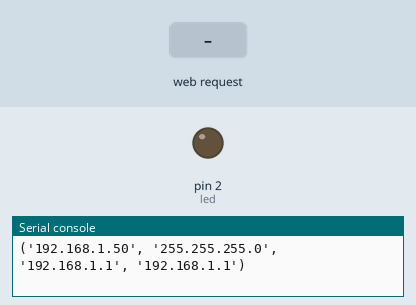
Simulated run of this program. Board: MicroPython board. On the bench: output pins drawn as LEDs (lit = HIGH), the last lines printed to the serial console. The inputs (shaded band) are chosen by the test bench. Values from a settings file that is not in the repository are placeholders.

Above: at 2.7 s.
2.8 s: HTTP request GET / received
At 10.15 s:
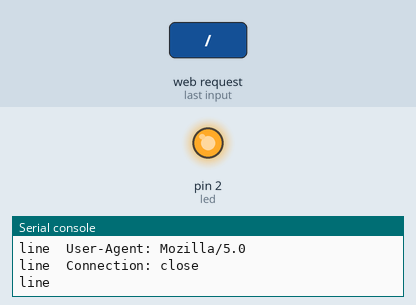
Timing chart, 0 to 10.3 s (numbered marks = the images above; inputs shaded):
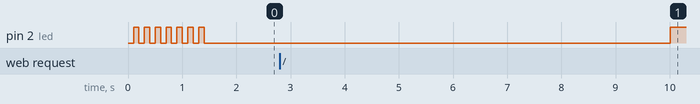

The program:

main.py
```python
import network
import utime
import machine

import nbwebserver
from timeout import Timeout
import wifi_config

# ------------------------------------------------------------------------
# configure LED - pin number will be different on different boards
# ------------------------------------------------------------------------

led = machine.Pin(2, machine.Pin.OUT)
led.value(1)


# ------------------------------------------------------------------------
# connect to network
# ------------------------------------------------------------------------

timeout = Timeout(10000)

net = network.WLAN(network.STA_IF)
net.active(True)
net.connect(wifi_config.wifi_ssid, wifi_config.wifi_pw)

while not net.isconnected():
    led.value(not led.value())
    utime.sleep_ms(100)
    if timeout.hasExpired():
        machine.reset()

print(net.ifconfig())


# ------------------------------------------------------------------------
# start webserver
# ------------------------------------------------------------------------

# create webserver
server = nbwebserver.WebServer()

rate = 1000

# handler for /led requests


def ledHandler(request, response):
    global rate
    print(request.header)
    print(request.query)
    r = request.query.get("rate")
    if r is not None:
        rate = int(r)
        response.sendOK()
    else:
        response.sendResponse(400)


# add handler to server
server.AddHandler("/led", ledHandler)

# start the server listening for connections
server.Start()

# loop forever updating webserver, and doing what else needs to be done

while True:
    server.Update()
    utime.sleep_ms(10)
    if timeout.hasExpired():
        timeout = Timeout(rate)
        led.value(not led.value())
```

nbwebserver.py
```python
import errno
import usocket as socket
from timeout import Timeout


_nberrors = [errno.ETIMEDOUT, errno.EAGAIN, errno.EINPROGRESS, 118, 119]


def _nb_accept(sock):
    try:
        s, addr = sock.accept()
        s.setblocking(False)
        return s, addr, True
    except OSError as err:
        if err.args[0] in _nberrors:
            return None, None, False
        raise


def _nb_recv(sock, size):
    try:
        data = sock.recv(size)
        return data, True
    except OSError as err:
        if err.args[0] in _nberrors:
            return None, False
        raise


def _nb_send(sock, data):
    try:
        sent = sock.send(data)
        return sent, True
    except OSError as err:
        if err.args[0] in _nberrors:
            return None, False
        raise


class WebServer:
    def __init__(self, port=80):
        self._listenAddr = socket.getaddrinfo('0.0.0.0', port)[0][-1]
        self._activeRequests = []
        self._requestHandlers = {}
        self._listenSocket = socket.socket()

    def Start(self):
        self._listenSocket.setblocking(False)
        self._listenSocket.setsockopt(
            socket.SOL_SOCKET, socket.SO_REUSEADDR, 1)
        self._listenSocket.bind(self._listenAddr)
        self._listenSocket.listen(1)

    def Update(self):
        sock, addr, ok = _nb_accept(self._listenSocket)
        if ok:
            r = Request(sock, addr, self._requestHandlers)
            self._activeRequests.append(r)

        for i in range(len(self._activeRequests)-1, -1, -1):
            if self._activeRequests[i].Update() == Request.MODE_DONE:
                del self._activeRequests[i]

    def AddHandler(self, path, handler):
        self._requestHandlers[path] = handler


class Response:
    def __init__(self, sock):
        self._sock = sock

    def sendResponse(self, code):
        s = "HTTP/1.0 {} {}\r\n\r\n".format(code, Response._codes.get(code))
        _nb_send(self._sock, s)

    def sendOK(self):
        self.sendResponse(200)

    _codes = {
        100: 'Continue',
        101: 'Switching Protocols',
        200: 'OK',
        201: 'Created',
        202: 'Accepted',
        203: 'Non-Authoritative Information',
        204: 'No Content',
        205: 'Reset Content',
        206: 'Partial Content',
        300: 'Multiple Choices',
        301: 'Moved Permanently',
        302: 'Found',
        303: 'See Other',
        304: 'Not Modified',
        305: 'Use Proxy',
        307: 'Temporary Redirect',
        400: 'Bad Request',
        401: 'Unauthorized',
        402: 'Payment Required',
        403: 'Forbidden',
        404: 'Not Found',
        405: 'Method Not Allowed',
        406: 'Not Acceptable',
        407: 'Proxy Authentication Required',
        408: 'Request Timeout',
        409: 'Conflict',
        410: 'Gone',
        411: 'Length Required',
        412: 'Precondition Failed',
        413: 'Request Entity Too Large',
        414: 'Request-URI Too Long',
        415: 'Unsupported Media Type',
        416: 'Requested Range Not Satisfiable',
        417: 'Expectation Failed',
        500: 'Internal Server Error',
        501: 'Not Implemented',
        502: 'Bad Gateway',
        503: 'Service Unavailable',
        504: 'Gateway Timeout',
        505: 'HTTP Version Not Supported',
    }


class Request:

    MODE_GOT_CONNECTION = 1
    MODE_GOT_REQUEST = 2
    MODE_GOT_HEADER = 3
    MODE_DONE = 4

    def __init__(self, sock, addr, handlers):
        self._sock = sock
        self._addr = addr
        self._handlers = handlers
        self._reqTimeout = Timeout(2000)
        self._mode = Request.MODE_GOT_CONNECTION
        self._buffer = b''

        self.header = {}
        self.method = None
        self.reqPath = None
        self.query = {}

    def _handleRequest(self):
        handler = self._handlers.get(self.reqPath)
        if handler is not None:
            try:
                handler(self, Response(self._sock))
            except Exception as e:
                print(e)
                Response(self._sock).sendResponse(500)
        else:
            Response(self._sock).sendResponse(404)

        self._sock.close()
        self._mode = Request.MODE_DONE

    def _parseQuery(self, queryStr):
        q = {}
        pairs = queryStr.split('&')
        for pair in pairs:
            nk = pair.split('=')
            if len(nk) == 2:
                q[nk[0]] = nk[1]
        return q

    def _parseRequestLine(self, reqLine):
        r = reqLine.split()
        if len(r) != 3:
            return Request.MODE_DONE

        self.method = r[0]
        reqParts = r[1].split('?')
        self.reqPath = reqParts[0]
        if len(reqParts) > 1:
            self.query = self._parseQuery(reqParts[1])

        return Request.MODE_GOT_REQUEST

    def _parseLine(self, line):
        print("line ", line)
        if self._mode == Request.MODE_GOT_CONNECTION:
            self._mode = self._parseRequestLine(line)
        elif self._mode == Request.MODE_GOT_REQUEST:
            if len(line) == 0:
                self._mode = Request.MODE_GOT_HEADER
            else:
                h = line.split(":")
                self.header[h[0]] = h[1].strip()

        if self._mode == Request.MODE_GOT_HEADER:
            self._handleRequest()

    def Update(self):
        if self._reqTimeout.hasExpired():
            print("timeout")
            self._mode = Request.MODE_DONE
        else:
            data, ok = _nb_recv(self._sock, 64)
            if ok:
                self._buffer += data
                while True:
                    eol = self._buffer.find(b'\r\n')
                    if eol == -1:
                        break
                    self._parseLine(self._buffer[:eol].decode())
                    self._buffer = self._buffer[eol+2:]

        return self._mode
```

timeout.py
```python
import utime


class Timeout:
    def __init__(self, time_ms):
        self.duration_ms = time_ms
        self.start_time = utime.ticks_ms()

    def hasExpired(self):
        return utime.ticks_diff(utime.ticks_ms(), self.start_time) >= self.duration_ms
```
